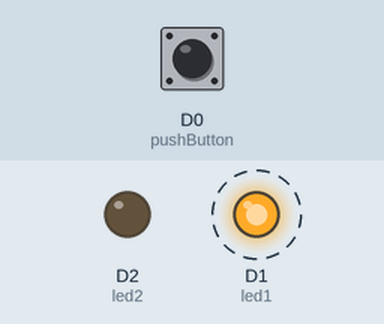
The sketch below on a simulated ESP8266 (NodeMCU). Parts: output pins drawn as LEDs (lit = HIGH). Dashed ring = blinking. Inputs (shaded band) come from the test bench; at power-on: D0 (pushButton) LOW.

Above: at 6.8 s.
6.9 s: D0 (pushButton) pulled HIGH for 2.6 s
At 8.3 s:
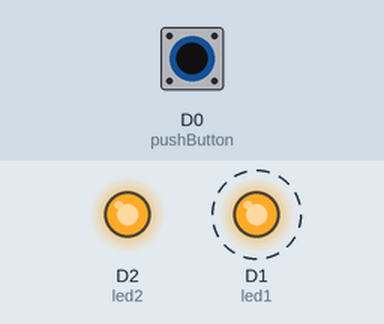
Timing chart, 0 to 17.0 s (numbered marks = the images above; inputs shaded):
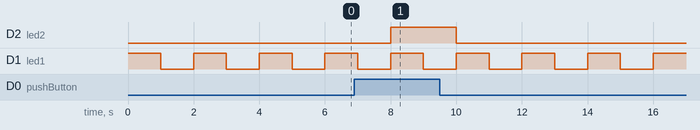

Measured:
- after the input at 6.9 s, D2 (led2): LOW → HIGH after 1.1 s, → LOW 2.0 s later
- by itself, D1 (led1): alternates HIGH for 1.0 s and LOW for 1.0 s

The sketch:

Exercise_1.ino
```cpp
//Muhammad Azizi Mohd Ariffin
//mazizi@tmsk.uitm.edu.my

#define pushButton D0
#define led1 D1
#define led2 D2

void setup()
{
  pinMode(pushButton, INPUT); //Initialized PushButton
  pinMode(led1, OUTPUT); //Initialized LED1
  pinMode(led2, OUTPUT); //Initialized LED2
}
void loop()
{
  digitalWrite(led1, HIGH); //Turn on D0
  delay(1000);
  digitalWrite(led1, LOW); //Turn off D0
  delay(1000);

  if(digitalRead(pushButton) == HIGH)
  {
    digitalWrite(led2, HIGH);
  }
  else
  {
    digitalWrite(led2, LOW);
  }
}
```
